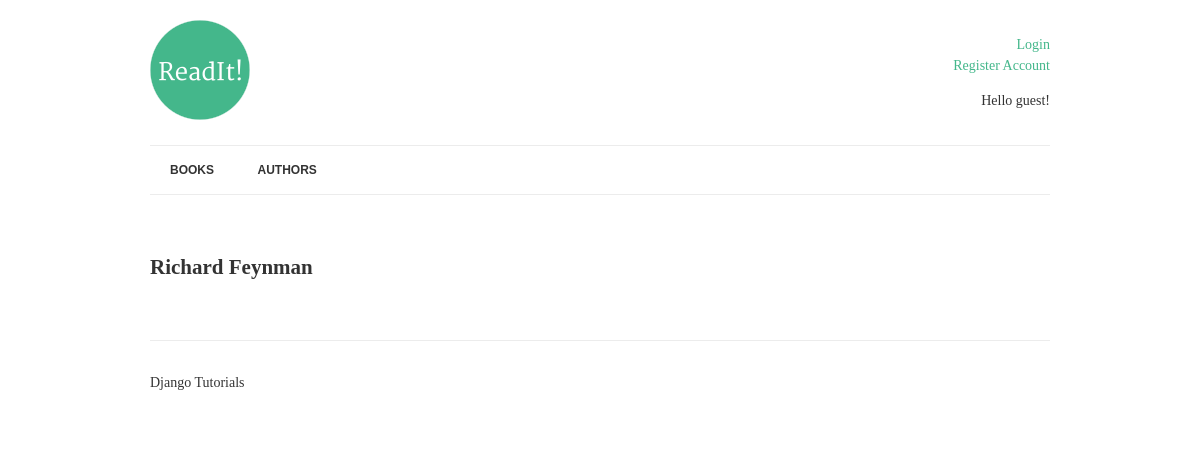
Before: /books/author/3/ with the older database file.
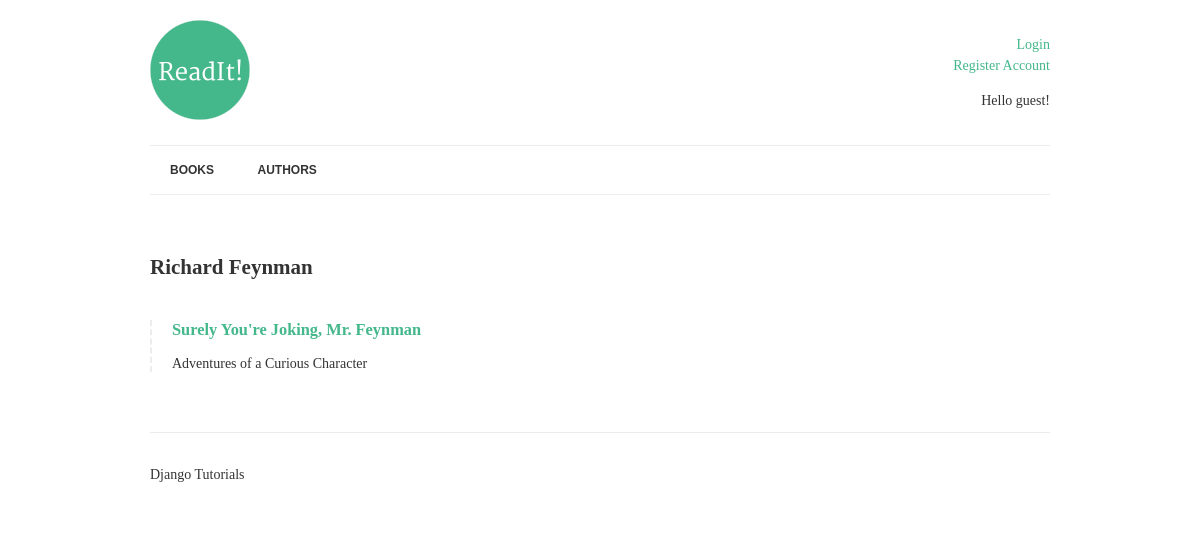
After: the same page with the newer database file.
### books/models.py (models this page shows, shortened)
class Author(models.Model):
    name = models.CharField(max_length=70,
                            help_text='Use pen name, not real name',
                            unique=True)

class Book(models.Model):
    title = models.CharField(max_length=150)
    authors = models.ManyToManyField('Author', related_name="books")
    review = models.TextField(blank=True, null=True)
    date_reviewed = models.DateTimeField(blank=True, null=True)
    is_favourite = models.BooleanField(default=False, verbose_name='Favourite?')

### books/views.py (the view)
# urls.py: url(r'^author/(?P<pk>[-\w]+)/$', views.AuthorDetail.as_view(), name='author-detail'),
class AuthorDetail(DetailView):
    model = Author
    template_name = 'books/author.html'

### templates/books/author.html (shortened to what this page needs)
{% extends 'books/base.html' %}
{% block content %}
  <h2>{{ author.name }}</h2>
  {% for book in author.books.all %}
    {% if book.review %}
      <div class="book">
        <h3>
          <a href="{% url 'book-detail' book.pk %}">
            {{ book.title | title }}
          </a>
        </h3>
        <p>{{ book.review|linebreaks }}</p>
      </div>
    {% endif %}
  {% endfor %}
{% endblock %}

### templates/books/base.html
{% extends "base.html" %}
{% load static %}
{% block logo %}
<img src="{% static 'img/logo.png' %}" alt="logo" class="logo" />
{% endblock logo %}
{% block nav %}
<nav>
  <a href="{% url 'books' %}">Books</a>
  <a href="{% url 'authors' %}">Authors</a>
</nav>
{% endblock nav %}

### templates/base.html (shortened to what this page needs)
{% load static %}
<!DOCTYPE html>
<html>
<head>
  <link rel="stylesheet" type="text/css" href="{% static 'css/normalize.css' %}">
  <link rel="stylesheet" type="text/css" href="{% static 'css/style.css' %}">
</head>
<body>
  <div class="container">
    <header>
      {% block logo %}{% endblock logo %}
      <div class="welcome">
        <ul>
          {% if request.user.is_authenticated %}
          <li><a href="{% url 'new-blog' %}">Create New Blog</a></li>
          <li><a href="{% url 'logout' %}">Logout</a></li>
          {% else %}
          <li><a href="{% url 'login' %}">Login</a></li>
          <li><a href="{% url 'user_registration' %}">Register Account</a></li>
          {% endif %}
        </ul>
        {% if request.user.is_authenticated %}
          <p>Hello {{ request.user.username | title }}, you last logged in at
          {{ request.user.last_login }}</p>
        {% else %}
          <p>Hello guest!</p>
        {% endif %}
      </div>
    </header>
    {% block nav %}{% endblock nav %}
    <main>
    {% block content %}{% endblock content %}
    </main>
    <footer>
      <p>Django Tutorials</p>
    </footer>
  </div>
</body>
</html>

### static/css/style.css (style rules this page uses)
.container { width: 900px; max-width: 90%; margin: 0 auto; padding: 0; }
header { border-bottom: 1px solid #ececec; padding: 20px 0; display: table; width: 100%; }
footer { border-top: 1px solid #ececec; padding: 20px 0; margin-top: 60px; }
.logo { padding-right: 20px; display: table-cell; }
.welcome { display: table-cell; vertical-align: middle; text-align: right; line-height: 1.5; }
nav { clear: both; border-bottom: 1px solid #ececec; margin-bottom: 60px; }
nav a { font-size: 12px; font-weight: bold; line-height: 18px; padding: 15px 20px; display: inline-block; text-transform: uppercase; font-family: Arial, serif; color: #333; }
.book { border-left: 2px dashed #ececec; padding-left: 20px; margin: 40px 0; }
body { font-family: 'Merriweather', serif; color: #333; font-size: 14px; }
h1, h2, h3, h4, h5, h6 { font-family: 'Roboto Slab', serif; }
a { color: #44B78B; text-decoration: none; }
.welcome ul { list-style: none; }

Changed rows visible on the page:
added Book: title "Surely You're Joking, Mr. Feynman", review "Adventures of a Curious Character"
